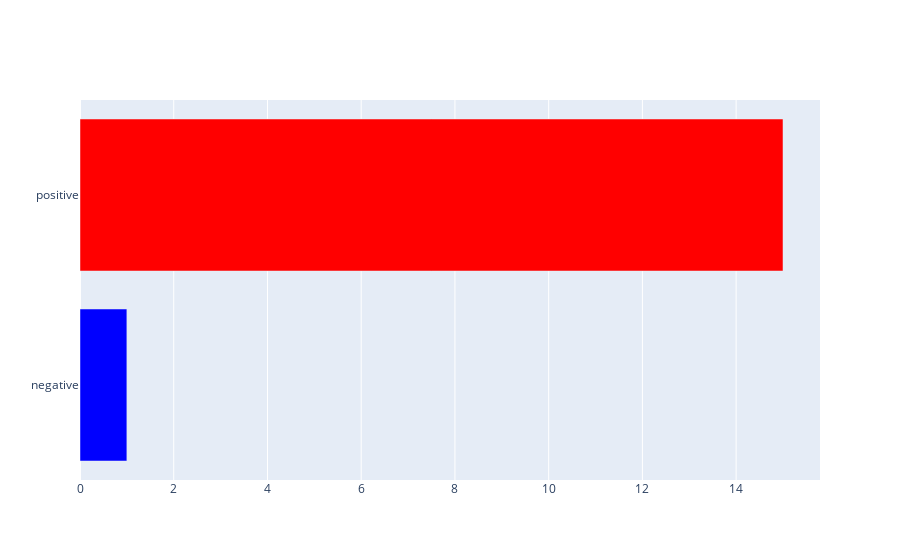

Notebook cell for this chart:
### Code cell
raila_reviews['Sentiment_Polarity']=raila_reviews['Comment'].apply(find_pol)
raila_reviews['Expression Label']=np.where(raila_reviews['Sentiment_Polarity']>0,'positive','negative')
raila_reviews['Expression Label'][raila_reviews.Sentiment_Polarity==0]= "Neutral"

new1= raila_reviews.groupby('Expression Label').count()
x=list(new1['Sentiment_Polarity'])
y=list(new1.index)
tuple_list = list(zip(x,y))
df=pd.DataFrame(tuple_list,columns=['x','y'])
df['color']='blue'
df['color'][1]='red'
df['color'][2]='green'
import plotly.graph_objects as go
fig=go.Figure(go.Bar(x=df['x'], y=df['y'],orientation='h',marker={'color':df['color']}))
fig.show()

### Figure 1 — Plotly figure (JSON) as saved in the notebook; plotly's stock layout.template omitted (floating-point values rounded to 4 significant figures)
{"data": [{"marker": {"color": ["blue", "red"]}, "orientation": "h", "type": "bar", "x": [1, 15], "y": ["negative", "positive"]}], "layout": {}}
